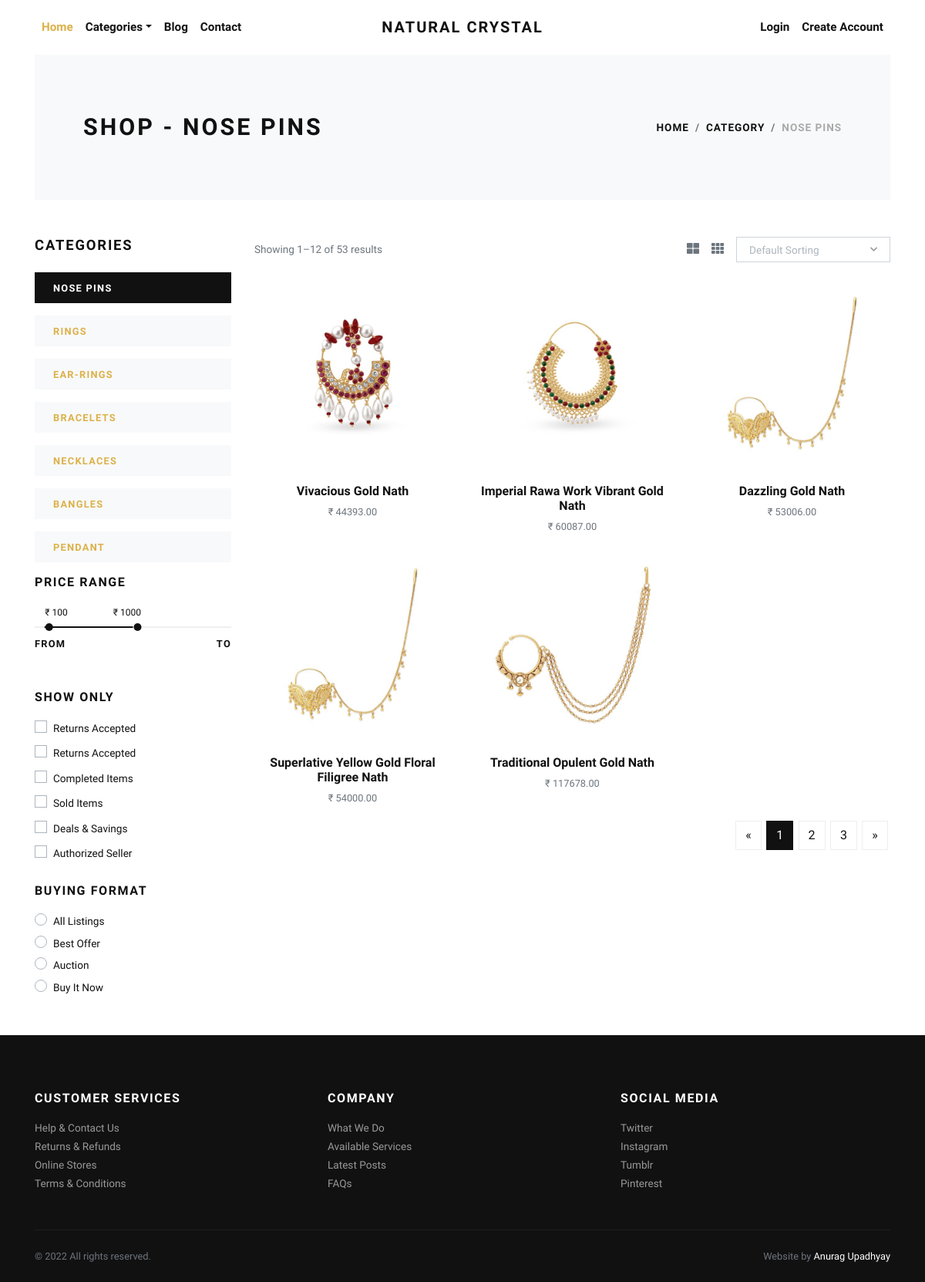
The page /nose-pins/ on the database its author committed.
### store/models.py (models this page shows, shortened)
class Category(models.Model):
    title = models.CharField(max_length=50, verbose_name="Category Title")
    slug = models.SlugField(max_length=55, verbose_name="Category Slug")
    description = models.TextField(blank=True, verbose_name="Category Description")
    category_image = models.ImageField(upload_to='category', blank=True, null=True, verbose_name="Category Image")
    is_active = models.BooleanField(verbose_name="Is Active?")
    is_featured = models.BooleanField(verbose_name="Is Featured?")
    created_at = models.DateTimeField(auto_now_add=True, verbose_name="Created Date")
    updated_at = models.DateTimeField(auto_now=True, verbose_name="Updated Date")
    class Meta:
        verbose_name_plural = 'Categories'
        ordering = ('-created_at', )

class Product(models.Model):
    title = models.CharField(max_length=150, verbose_name="Product Title")
    slug = models.SlugField(max_length=160, verbose_name="Product Slug")
    sku = models.CharField(max_length=255, unique=True, verbose_name="Unique Product ID (SKU)")
    short_description = models.TextField(verbose_name="Short Description")
    detail_description = models.TextField(blank=True, null=True, verbose_name="Detail Description")
    product_image = models.ImageField(upload_to='product', blank=True, null=True, verbose_name="Product Image")
    price = models.DecimalField(max_digits=8, decimal_places=2)
    category = models.ForeignKey(Category, verbose_name="Product Categoy", on_delete=models.CASCADE)
    is_active = models.BooleanField(verbose_name="Is Active?")
    is_featured = models.BooleanField(verbose_name="Is Featured?")
    created_at = models.DateTimeField(auto_now_add=True, verbose_name="Created Date")
    updated_at = models.DateTimeField(auto_now=True, verbose_name="Updated Date")
    class Meta:
        verbose_name_plural = 'Products'
        ordering = ('-created_at', )

### store/views.py (the view)
# urls.py: path('<slug:slug>/', views.category_products, name="category-products"),
def category_products(request, slug):
    category = get_object_or_404(Category, slug=slug)
    products = Product.objects.filter(is_active=True, category=category)
    categories = Category.objects.filter(is_active=True)
    context = {
        'category': category,
        'products': products,
        'categories': categories,
    }
    return render(request, 'store/category_products.html', context)

### store/context_preprocessors.py (called while the page is built)
def store_menu(request):
    categories = Category.objects.filter(is_active=True)
    context = {
        'categories_menu': categories,
    }
    return context

def cart_menu(request):
    if request.user.is_authenticated:
        cart_items= Cart.objects.filter(user=request.user)
        context = {
            'cart_items': cart_items,
        }
    else:
        context = {}
    return context

### templates/store/category_products.html (shortened to what this page needs)
{% extends 'base.html' %}
{% load static %}
    {% block content %}
      <div class="container">
        <section class="py-5 bg-light">
          <div class="container">
            <div class="row px-4 px-lg-5 py-lg-4 align-items-center">
              <div class="col-lg-6">
                <h1 class="h2 text-uppercase mb-0">Shop - {{category.title}}</h1>
              </div>
              <div class="col-lg-6 text-lg-right">
                <nav aria-label="breadcrumb">
                  <ol class="breadcrumb justify-content-lg-end mb-0 px-0">
                    <li class="breadcrumb-item"><a href="{% url 'store:home' %}">Home</a></li>
                    <li class="breadcrumb-item"><a href="{% url 'store:all-categories' %}">Category</a></li>
                    <li class="breadcrumb-item active" aria-current="page">{{category.title}}</li>
                  </ol>
                </nav>
              </div>
            </div>
          </div>
        </section>
        <section class="py-5">
          <div class="container p-0">
            <div class="row">
              <div class="col-lg-3 order-2 order-lg-1">
                <h5 class="text-uppercase mb-4">Categories</h5>
                {% if categories %}
                  {% for cat in categories %}
                    <a href="{% url 'store:category-products' cat.slug %}">
                      <div class="py-2 px-4 {% if category == cat %}bg-dark text-white {% else %}bg-light{% endif %} mb-3">
                        <strong class="small text-uppercase font-weight-bold">{{cat.title}}</strong>
                      </div>
                    </a>
                  {% endfor %}
                {% endif %}
                <h6 class="text-uppercase mb-4">Price range</h6>
                <div class="price-range pt-4 mb-5">
                  <div id="range"></div>
                  <div class="row pt-2">
                    <div class="col-6"><strong class="small font-weight-bold text-uppercase">From</strong></div>
                    <div class="col-6 text-right"><strong class="small font-weight-bold text-uppercase">To</strong></div>
                  </div>
                </div>
                <h6 class="text-uppercase mb-3">Show only</h6>
                <div class="custom-control custom-checkbox mb-1">
                  <label class="custom-control-label text-small" for="customCheck1">Returns Accepted</label>
                </div>
                <div class="custom-control custom-checkbox mb-1">
                  <label class="custom-control-label text-small" for="customCheck2">Returns Accepted</label>
                </div>
                <div class="custom-control custom-checkbox mb-1">
                  <label class="custom-control-label text-small" for="customCheck3">Completed Items</label>
                </div>
                <div class="custom-control custom-checkbox mb-1">
                  <label class="custom-control-label text-small" for="customCheck4">Sold Items</label>
                </div>
                <div class="custom-control custom-checkbox mb-1">
                  <label class="custom-control-label text-small" for="customCheck5">Deals &amp; Savings</label>
                </div>
                <div class="custom-control custom-checkbox mb-4">
                  <label class="custom-control-label text-small" for="customCheck6">Authorized Seller</label>
                </div>
                <h6 class="text-uppercase mb-3">Buying format</h6>
                <div class="custom-control custom-radio">
                  <label class="custom-control-label text-small" for="customRadio1">All Listings</label>
                </div>
                <div class="custom-control custom-radio">
                  <label class="custom-control-label text-small" for="customRadio2">Best Offer</label>
                </div>
                <div class="custom-control custom-radio">
                  <label class="custom-control-label text-small" for="customRadio3">Auction</label>
                </div>
                <div class="custom-control custom-radio">
                  <label class="custom-control-label text-small" for="customRadio4">Buy It Now</label>
                </div>
              </div>
              <div class="col-lg-9 order-1 order-lg-2 mb-5 mb-lg-0">
                <div class="row mb-3 align-items-center">
                  <div class="col-lg-6 mb-2 mb-lg-0">
                    <p class="text-small text-muted mb-0">Showing 1–12 of 53 results</p>
                  </div>
                  <div class="col-lg-6">
                    <ul class="list-inline d-flex align-items-center justify-content-lg-end mb-0">
                      <li class="list-inline-item text-muted mr-3"><a class="reset-anchor p-0" href="#"><i class="fas fa-th-large"></i></a></li>
                      <li class="list-inline-item text-muted mr-3"><a class="reset-anchor p-0" href="#"><i class="fas fa-th"></i></a></li>
                      <li class="list-inline-item">
                      </li>
                    </ul>
                  </div>
                </div>
                <div class="row">
                  {% if products %}
                    {% for product in products %}
                      <div class="col-lg-4 col-sm-6">
                        <div class="product text-center">
                          <div class="mb-3 position-relative">
                            <a class="d-block" href="{% url 'store:product-detail' product.slug %}">
                              {% if product.product_image %}
                                <img class="img-fluid w-100" src="{{product.product_image.url}}" alt="{{product.title}}">
                              {% else %}
                                <img class="img-fluid w-100" src="{% static 'img/product-1.jpg' %}" alt="{{product.title}}">
                              {% endif %}
                            </a>
                          </div>
                          <h6> <a class="reset-anchor" href="{% url 'store:product-detail' product.slug %}">{{product.title}}</a></h6>
                          <p class="small text-muted">₹ {{product.price}}</p>
                        </div>
                      </div>
                    {% endfor %}
                  {% endif %}
                </div>
                <nav aria-label="Page navigation example">
                  <ul class="pagination justify-content-center justify-content-lg-end">
                    <li class="page-item"><a class="page-link" href="#" aria-label="Previous"><span aria-hidden="true">«</span></a></li>
                    <li class="page-item active"><a class="page-link" href="#">1</a></li>
                    <li class="page-item"><a class="page-link" href="#">2</a></li>
                    <li class="page-item"><a class="page-link" href="#">3</a></li>
                    <li class="page-item"><a class="page-link" href="#" aria-label="Next"><span aria-hidden="true">»</span></a></li>
                  </ul>
                </nav>
              </div>
            </div>
          </div>
        </section>
      </div>
      {% endblock content %}

### jewelryshop/static/css/style.default.css (style rules this page uses)
.text-small { font-size: 0.85rem !important; }
strong { font-weight: 700; }
.product img { -webkit-filter: grayscale(40%); filter: grayscale(40%); transition: all 0.3s; }
.text-uppercase { text-transform: uppercase; letter-spacing: 0.1em; }
.reset-anchor { color: inherit; transition: all 0.3s; }
.noUi-target { background: #efefef; border-radius: 0; border: none; box-shadow: none; }
.noUi-horizontal { height: 2px; }
body { font-family: "Libre Franklin", sans-serif; font-size: 1rem; font-weight: 400; line-height: 1.5; color: #111111; background-color: #fff; }
a { color: #dcb14a; text-decoration: none; }
h1, h2, h3, h4, h5, h6, .h1, .h2, .h3, .h4, .h5, .h6 { margin-bottom: 0.5rem; font-family: inherit; font-weight: 900; line-height: 1.2; color: inherit; }
h1, .h1 { font-size: 2.2rem; }
h2, .h2 { font-size: 1.9rem; }
h5, .h5 { font-size: 1.15rem; }
h6, .h6 { font-size: 1rem; }
small, .small { font-size: 80%; font-weight: 400; }
.page-item:first-child .page-link { border-top-left-radius: 0; border-bottom-left-radius: 0; }
.page-item:last-child .page-link { border-top-right-radius: 0; border-bottom-right-radius: 0; }
.page-item.active .page-link { color: #fff; background-color: #111111; border-color: #111111; }
.page-link { padding: 0.5rem 0.75rem; line-height: 1.25; color: #111111; background-color: none; border: 1px solid #eee; margin: 0.2rem; transition: all 0.3s; }
.bg-light { background-color: #f8f9fa !important; }
.bg-dark { background-color: #111111 !important; }
.custom-checkbox .custom-control-label::before { border-radius: 0; }
.custom-radio .custom-control-label::before { border-radius: 50%; }
.custom-control-label { font-weight: 400; line-height: 2.1em; cursor: pointer; }
.breadcrumb { background: #f8f9fa; }
.breadcrumb-item { font-size: 0.85rem; text-transform: uppercase; letter-spacing: 0.07em; font-weight: 900; color: #111111; }
.breadcrumb-item a { color: inherit; transition: all 0.3s; }
.breadcrumb-item.active { color: #aaa; }

### rows shown on the page
Category: title "NOSE PINS"
Category: title "RINGS"
Category: title "EAR-RINGS"
Category: title "BRACELETS"
Category: title "NECKLACES"
Category: title "BANGLES"
Category: title "PENDANT"
Product: product_image (picture), title "Vivacious Gold Nath", price "44393.00"
Product: product_image (picture), title "Imperial Rawa Work Vibrant Gold Nath", price "60087.00"
Product: product_image (picture), title "Dazzling Gold Nath", price "53006.00"
Product: product_image (picture), title "Superlative Yellow Gold Floral Filigree Nath", price "54000.00"
Product: product_image (picture), title "Traditional Opulent Gold Nath", price "117678.00"
